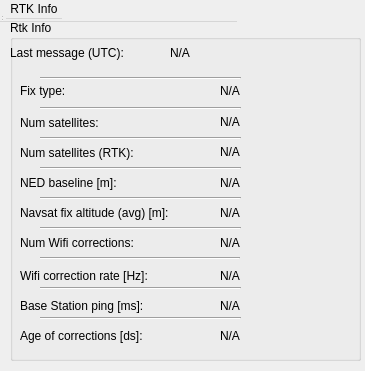
<?xml version="1.0" encoding="UTF-8"?>
<ui version="4.0">
 <class>GpsRtkPlugin</class>
 <widget class="QWidget" name="GpsRtkPlugin">
  <property name="geometry">
   <rect>
    <x>0</x>
    <y>0</y>
    <width>365</width>
    <height>371</height>
   </rect>
  </property>
  <property name="minimumSize">
   <size>
    <width>365</width>
    <height>338</height>
   </size>
  </property>
  <property name="windowTitle">
   <string>GpsRtkInfo</string>
  </property>
  <widget class="QMenuBar" name="menuBar">
   <property name="geometry">
    <rect>
     <x>0</x>
     <y>0</y>
     <width>237</width>
     <height>22</height>
    </rect>
   </property>
   <widget class="QMenu" name="menuGPS_RTK">
    <property name="title">
     <string>RTK Info</string>
    </property>
   </widget>
   <addaction name="menuGPS_RTK"/>
  </widget>
  <widget class="QToolBar" name="mainToolBar">
   <property name="geometry">
    <rect>
     <x>0</x>
     <y>0</y>
     <width>8</width>
     <height>17</height>
    </rect>
   </property>
  </widget>
  <widget class="QStatusBar" name="statusBar">
   <property name="geometry">
    <rect>
     <x>0</x>
     <y>0</y>
     <width>3</width>
     <height>22</height>
    </rect>
   </property>
  </widget>
  <widget class="QGroupBox" name="groupBox">
   <property name="geometry">
    <rect>
     <x>10</x>
     <y>20</y>
     <width>351</width>
     <height>341</height>
    </rect>
   </property>
   <property name="title">
    <string>Rtk Info</string>
   </property>
   <widget class="QLabel" name="label_nodeStatus_description">
    <property name="geometry">
     <rect>
      <x>0</x>
      <y>20</y>
      <width>151</width>
      <height>25</height>
     </rect>
    </property>
    <property name="text">
     <string>Last message (UTC):</string>
    </property>
   </widget>
   <widget class="QLabel" name="label_nodeStatus">
    <property name="geometry">
     <rect>
      <x>160</x>
      <y>20</y>
      <width>150</width>
      <height>25</height>
     </rect>
    </property>
    <property name="styleSheet">
     <string notr="true"/>
    </property>
    <property name="text">
     <string>N/A</string>
    </property>
   </widget>
   <widget class="QLabel" name="label_fixType_description">
    <property name="geometry">
     <rect>
      <x>10</x>
      <y>60</y>
      <width>61</width>
      <height>22</height>
     </rect>
    </property>
    <property name="sizePolicy">
     <sizepolicy hsizetype="Fixed" vsizetype="Preferred">
      <horstretch>0</horstretch>
      <verstretch>0</verstretch>
     </sizepolicy>
    </property>
    <property name="text">
     <string>Fix type:</string>
    </property>
   </widget>
   <widget class="QLabel" name="label_fixType">
    <property name="geometry">
     <rect>
      <x>210</x>
      <y>60</y>
      <width>51</width>
      <height>22</height>
     </rect>
    </property>
    <property name="sizePolicy">
     <sizepolicy hsizetype="Fixed" vsizetype="Preferred">
      <horstretch>0</horstretch>
      <verstretch>0</verstretch>
     </sizepolicy>
    </property>
    <property name="styleSheet">
     <string notr="true"/>
    </property>
    <property name="text">
     <string>N/A</string>
    </property>
   </widget>
   <widget class="QLabel" name="label_numSatellites_description">
    <property name="geometry">
     <rect>
      <x>10</x>
      <y>90</y>
      <width>101</width>
      <height>26</height>
     </rect>
    </property>
    <property name="text">
     <string>Num satellites:</string>
    </property>
   </widget>
   <widget class="QLabel" name="label_numSatellites">
    <property name="geometry">
     <rect>
      <x>210</x>
      <y>90</y>
      <width>51</width>
      <height>24</height>
     </rect>
    </property>
    <property name="text">
     <string>N/A</string>
    </property>
   </widget>
   <widget class="QLabel" name="label_numRtkSatellites_description">
    <property name="geometry">
     <rect>
      <x>10</x>
      <y>120</y>
      <width>151</width>
      <height>26</height>
     </rect>
    </property>
    <property name="text">
     <string>Num satellites (RTK):</string>
    </property>
   </widget>
   <widget class="QLabel" name="label_numRtkSatellites">
    <property name="geometry">
     <rect>
      <x>210</x>
      <y>120</y>
      <width>56</width>
      <height>24</height>
     </rect>
    </property>
    <property name="text">
     <string>N/A</string>
    </property>
   </widget>
   <widget class="QLabel" name="label_baseline_description">
    <property name="geometry">
     <rect>
      <x>10</x>
      <y>150</y>
      <width>121</width>
      <height>26</height>
     </rect>
    </property>
    <property name="text">
     <string>NED baseline [m]:</string>
    </property>
   </widget>
   <widget class="QLabel" name="label_baseline">
    <property name="geometry">
     <rect>
      <x>210</x>
      <y>150</y>
      <width>131</width>
      <height>26</height>
     </rect>
    </property>
    <property name="text">
     <string>N/A</string>
    </property>
   </widget>
   <widget class="QLabel" name="label_navsatFixAlt_description">
    <property name="geometry">
     <rect>
      <x>10</x>
      <y>180</y>
      <width>191</width>
      <height>26</height>
     </rect>
    </property>
    <property name="sizePolicy">
     <sizepolicy hsizetype="Fixed" vsizetype="Preferred">
      <horstretch>0</horstretch>
      <verstretch>0</verstretch>
     </sizepolicy>
    </property>
    <property name="text">
     <string>Navsat fix altitude (avg) [m]:</string>
    </property>
   </widget>
   <widget class="QLabel" name="label_navsatFixAlt">
    <property name="geometry">
     <rect>
      <x>210</x>
      <y>180</y>
      <width>71</width>
      <height>26</height>
     </rect>
    </property>
    <property name="text">
     <string>N/A</string>
    </property>
   </widget>
   <widget class="QLabel" name="label_numWifiCorrections_description">
    <property name="geometry">
     <rect>
      <x>10</x>
      <y>210</y>
      <width>151</width>
      <height>26</height>
     </rect>
    </property>
    <property name="text">
     <string>Num Wifi corrections:</string>
    </property>
   </widget>
   <widget class="QLabel" name="label_numWifiCorrections">
    <property name="geometry">
     <rect>
      <x>210</x>
      <y>210</y>
      <width>41</width>
      <height>26</height>
     </rect>
    </property>
    <property name="text">
     <string>N/A</string>
    </property>
   </widget>
   <widget class="QLabel" name="label_rateWifiCorrections_description">
    <property name="geometry">
     <rect>
      <x>10</x>
      <y>240</y>
      <width>171</width>
      <height>32</height>
     </rect>
    </property>
    <property name="text">
     <string>Wifi correction rate [Hz]:</string>
    </property>
   </widget>
   <widget class="QLabel" name="label_rateWifiCorrections">
    <property name="geometry">
     <rect>
      <x>210</x>
      <y>240</y>
      <width>61</width>
      <height>32</height>
     </rect>
    </property>
    <property name="text">
     <string>N/A</string>
    </property>
   </widget>
   <widget class="QLabel" name="label_pingBaseStation_description">
    <property name="geometry">
     <rect>
      <x>10</x>
      <y>270</y>
      <width>161</width>
      <height>31</height>
     </rect>
    </property>
    <property name="text">
     <string>Base Station ping [ms]:</string>
    </property>
   </widget>
   <widget class="QLabel" name="label_pingBaseStation">
    <property name="geometry">
     <rect>
      <x>210</x>
      <y>270</y>
      <width>51</width>
      <height>31</height>
     </rect>
    </property>
    <property name="text">
     <string>N/A</string>
    </property>
   </widget>
   <widget class="QLabel" name="label_numSatellites_indicator">
    <property name="geometry">
     <rect>
      <x>270</x>
      <y>90</y>
      <width>71</width>
      <height>29</height>
     </rect>
    </property>
    <property name="text">
     <string/>
    </property>
   </widget>
   <widget class="QLabel" name="label_numRtkSatellites_indicator">
    <property name="geometry">
     <rect>
      <x>270</x>
      <y>120</y>
      <width>71</width>
      <height>30</height>
     </rect>
    </property>
    <property name="text">
     <string/>
    </property>
   </widget>
   <widget class="Line" name="line">
    <property name="geometry">
     <rect>
      <x>30</x>
      <y>80</y>
      <width>201</width>
      <height>16</height>
     </rect>
    </property>
    <property name="orientation">
     <enum>Qt::Horizontal</enum>
    </property>
   </widget>
   <widget class="Line" name="line_2">
    <property name="geometry">
     <rect>
      <x>30</x>
      <y>110</y>
      <width>201</width>
      <height>16</height>
     </rect>
    </property>
    <property name="orientation">
     <enum>Qt::Horizontal</enum>
    </property>
   </widget>
   <widget class="Line" name="line_3">
    <property name="geometry">
     <rect>
      <x>30</x>
      <y>140</y>
      <width>201</width>
      <height>16</height>
     </rect>
    </property>
    <property name="orientation">
     <enum>Qt::Horizontal</enum>
    </property>
   </widget>
   <widget class="Line" name="line_4">
    <property name="geometry">
     <rect>
      <x>30</x>
      <y>170</y>
      <width>201</width>
      <height>16</height>
     </rect>
    </property>
    <property name="orientation">
     <enum>Qt::Horizontal</enum>
    </property>
   </widget>
   <widget class="Line" name="line_5">
    <property name="geometry">
     <rect>
      <x>30</x>
      <y>200</y>
      <width>201</width>
      <height>16</height>
     </rect>
    </property>
    <property name="orientation">
     <enum>Qt::Horizontal</enum>
    </property>
   </widget>
   <widget class="Line" name="line_6">
    <property name="geometry">
     <rect>
      <x>30</x>
      <y>230</y>
      <width>200</width>
      <height>16</height>
     </rect>
    </property>
    <property name="orientation">
     <enum>Qt::Horizontal</enum>
    </property>
   </widget>
   <widget class="Line" name="line_7">
    <property name="geometry">
     <rect>
      <x>30</x>
      <y>260</y>
      <width>201</width>
      <height>16</height>
     </rect>
    </property>
    <property name="orientation">
     <enum>Qt::Horizontal</enum>
    </property>
   </widget>
   <widget class="Line" name="line_8">
    <property name="geometry">
     <rect>
      <x>30</x>
      <y>50</y>
      <width>201</width>
      <height>16</height>
     </rect>
    </property>
    <property name="orientation">
     <enum>Qt::Horizontal</enum>
    </property>
   </widget>
   <widget class="Line" name="line_9">
    <property name="geometry">
     <rect>
      <x>30</x>
      <y>290</y>
      <width>201</width>
      <height>16</height>
     </rect>
    </property>
    <property name="orientation">
     <enum>Qt::Horizontal</enum>
    </property>
   </widget>
   <widget class="QLabel" name="label_ageOfCorrections_description">
    <property name="geometry">
     <rect>
      <x>10</x>
      <y>300</y>
      <width>161</width>
      <height>31</height>
     </rect>
    </property>
    <property name="text">
     <string>Age of corrections [ds]:</string>
    </property>
   </widget>
   <widget class="QLabel" name="label_ageOfCorrections">
    <property name="geometry">
     <rect>
      <x>210</x>
      <y>300</y>
      <width>51</width>
      <height>31</height>
     </rect>
    </property>
    <property name="text">
     <string>N/A</string>
    </property>
   </widget>
  </widget>
 </widget>
 <layoutdefault spacing="6" margin="11"/>
 <resources/>
 <connections/>
</ui>
